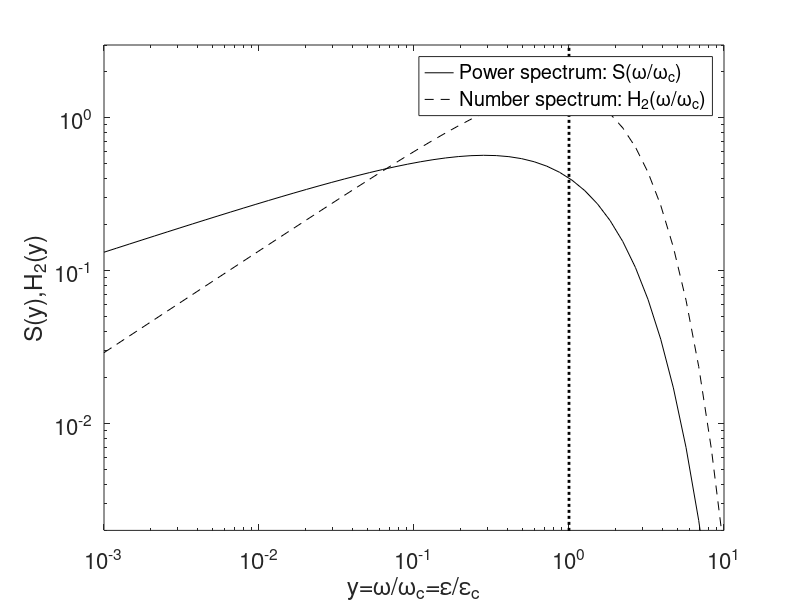

This chart was generated by the following MATLAB code:
% spectra.m, S(y) and H2(y) for y=omega/omegac, V. Ziemann, 240829
clear; close all
bk53=@(x)besselk(5/3,x);
S=@(y)(9*sqrt(3)/(8*pi))*y.*integral(bk53,y,Inf);
H2=@(y)y.^2.*besselk(2/3,0.5*y).^2;

y=logspace(-3,1);
SS=zeros(length(y),1);

for k=1:length(y) 
  SS(k)=S(y(k));
end
loglog(y,SS,'k',y,H2(y),'k--',[1,1],[1e-6,100],'k:','Linewidth',2)
legend('Power spectrum: S(\omega/\omega_c)','Number spectrum: H_2(\omega/\omega_c)')
xlabel('y=\omega/\omega_c=\epsilon/\epsilon_c'); ylabel('S(y),H_2(y)')
ylim([2e-3,3])
set(gca,'FontSize',16)
